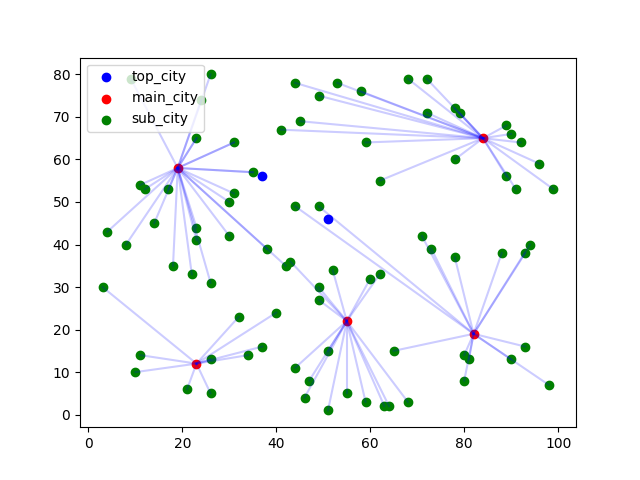

Source code (Python):
import matplotlib.pyplot as plt
from utils import *
import torch
from second import *
import second

top_server_pos_x, top_server_pos_y, main_server_pos_x, main_server_pos_y, sub_server_pos_x, sub_server_pos_y, goods_consume = processData()
goods_resume = torch.tensor([191, 131, 34, 141, 192])
goods_already_consume = torch.zeros_like(goods_resume)
top_distance = get_top_distance()
values, idxs = torch.min(top_distance, dim=0)  # values shape=5
print(second.first_cluster)
print(second.second_cluster)
print(second.third_cluster)
print(second.fourth_cluster)
print(second.fifth_cluster)
second.first_cluster, second.second_cluster, second.third_cluster, second.fourth_cluster, second.fifth_cluster = [], [], [], [], []
# for item in second.first_cluster:
#     goods_resume[0] += goods_consume[item]
# for item in second.second_cluster:
#     goods_resume[1] += goods_consume[item]
# for item in second.third_cluster:
#     goods_resume[2] += goods_consume[item]
# for item in second.fourth_cluster:
#     goods_resume[3] += goods_consume[item]
# for item in second.fifth_cluster:
#     goods_resume[4] += goods_consume[item]
# print(goods_resume)
# print(torch.sum(goods_resume, dim=0))
flag_dict = {'city_0': False,
             'city_1': False,
             'city_2': False,
             'city_3': False,
             'city_4': False}

def reconsider(distance_tensor, top_distance):
    (distance_tensor,_), sub_city_idx, group_idx = getOneItem(distance_tensor)
    if flag_dict['city_' + str(group_idx.item())]:
        flag_dict['city_' + str(group_idx.item())] = False
        distance_tensor[group_idx] -= top_distance
    goods_resume[group_idx] += goods_consume[sub_city_idx]
    return distance_tensor



distance_tensor = initDistance()  # shape=5, 84
for i in range(84):
    (distance_tensor, column_cache), sub_city_idx, group_idx = getOneItem(distance_tensor)
    temp_good_resume = goods_resume[group_idx] + goods_consume[sub_city_idx]
    if temp_good_resume > 2100:
        top_distance = values[group_idx]
        distance_tensor[:, sub_city_idx] = column_cache
        distance_tensor[group_idx] += top_distance
        flag_dict['city_' + str(group_idx.item())] = True
        goods_already_consume[group_idx] += goods_resume[group_idx]
        goods_resume[group_idx] = 0
        distance_tensor = reconsider(distance_tensor, top_distance)
    else:
        if flag_dict['city_' + str(group_idx.item())]:
            flag_dict['city_' + str(group_idx.item())] = False
            distance_tensor[group_idx] -= top_distance
        else:
            goods_resume[group_idx] += goods_consume[sub_city_idx]
for i in range(5):
    goods_already_consume[i] += goods_resume[i]
# print(goods_already_consume)
# print(second.third_cluster)
#
print('*' * 10)
print(second.first_cluster)
print(second.second_cluster)
print(second.third_cluster)
print(second.fourth_cluster)
print(second.fifth_cluster)
def plot():
    plot_basic()
    plot_cluster(second.first_cluster, 0)
    plot_cluster(second.second_cluster, 1)
    plot_cluster(second.third_cluster, 2)
    plot_cluster(second.fourth_cluster, 3)
    plot_cluster(second.fifth_cluster, 4)
    plt.savefig('third.png')
    plt.show()
plot()

